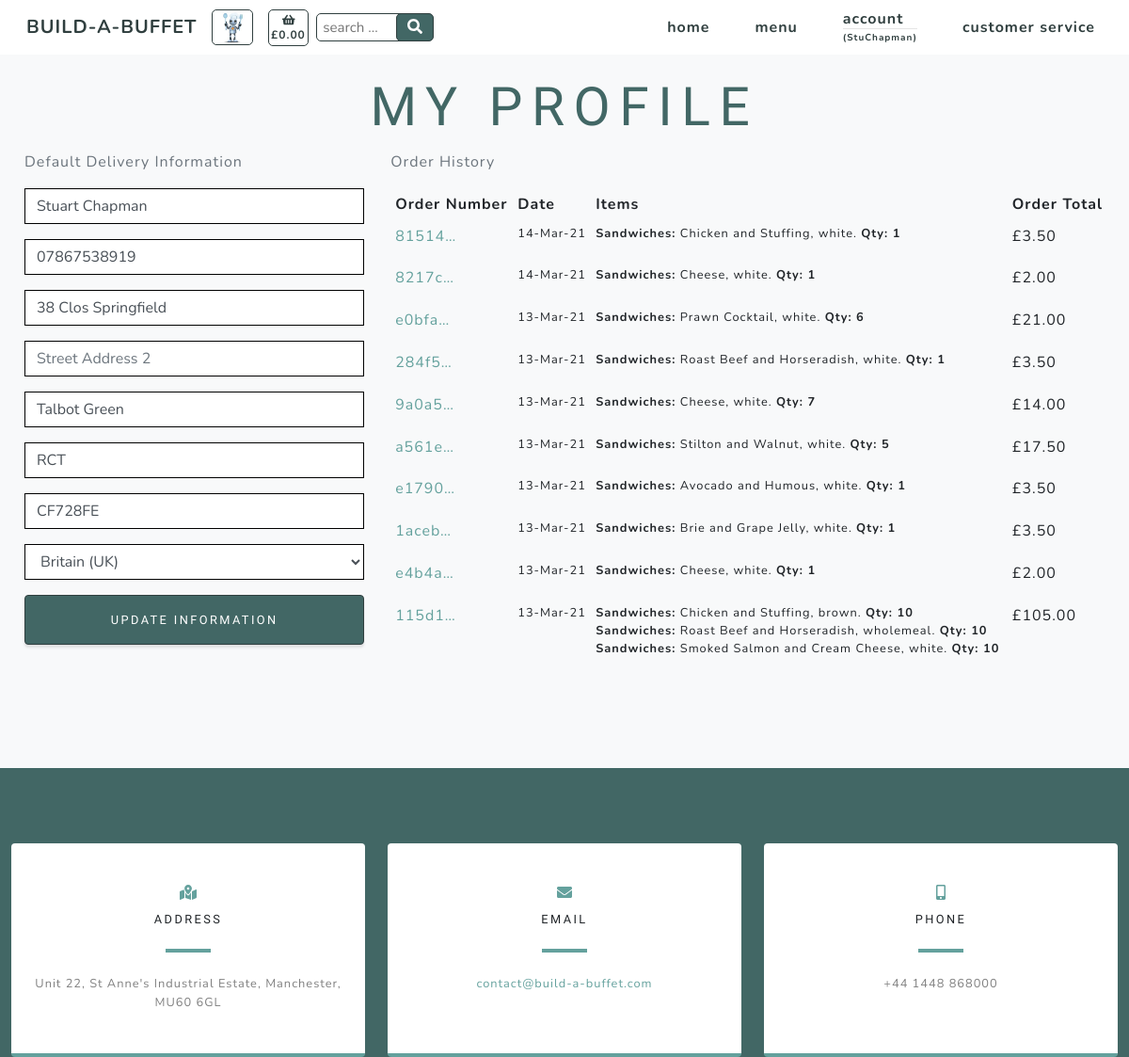
The page /profiles/ (signed in) on the database as committed earlier.
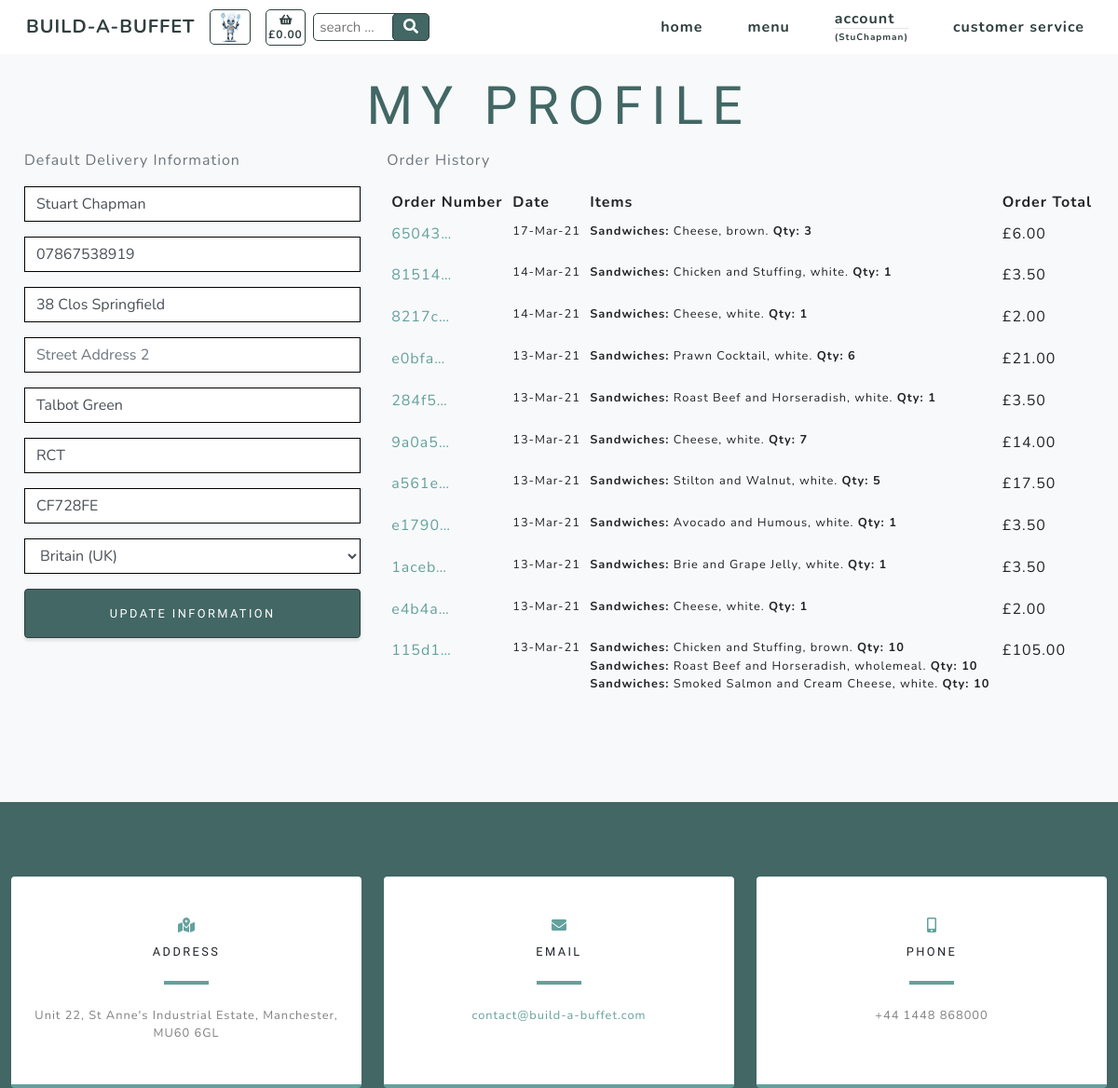
The same page on the database as committed later.
### profiles/models.py (models this page shows)
class UserProfile(models.Model):
    user = models.OneToOneField(User, on_delete=models.CASCADE)
    default_full_name = models.CharField(max_length=20, null=True, blank=True)
    default_phone_number = models.CharField(max_length=20, null=True, blank=True)
    default_street_address1 = models.CharField(max_length=80, null=True, blank=True)
    default_street_address2 = models.CharField(max_length=80, null=True, blank=True)
    default_town_or_city = models.CharField(max_length=40, null=True, blank=True)
    default_county = models.CharField(max_length=80, null=True, blank=True)
    default_postcode = models.CharField(max_length=20, null=True, blank=True)
    default_country = CountryField(blank_label='Country', null=True, blank=True)
    def __str__(self):
        return self.user.username

### checkout/models.py (models this page shows, shortened)
class Order(models.Model):
    customer_name = models.CharField(max_length=50, null=False, blank=False)
    order_number = models.CharField(max_length=32, null=False, editable=False)
    cookie = models.CharField(max_length=32, null=False, editable=False)
    full_name = models.CharField(max_length=50, null=False, blank=False)
    email = models.EmailField(max_length=254, null=False, blank=False)
    phone_number = models.CharField(max_length=20, null=False, blank=False)
    country = CountryField(blank_label='Country *', null=False, blank=False)
    postcode = models.CharField(max_length=20, null=True, blank=True)
    town_or_city = models.CharField(max_length=40, null=False, blank=False)
    street_address1 = models.CharField(max_length=80, null=False, blank=False)
    street_address2 = models.CharField(max_length=80, null=True, blank=True)
    county = models.CharField(max_length=80, null=True, blank=True)
    date = models.DateTimeField(auto_now_add=True)
    delivery_cost = models.DecimalField(max_digits=6, decimal_places=2, null=False, default=0)
    order_total = models.DecimalField(max_digits=10, decimal_places=2, null=False, default=0)
    grand_total = models.DecimalField(max_digits=10, decimal_places=2, null=False, default=0)

class Order_items(models.Model):
    class Meta:
        verbose_name_plural = 'Order_items'
    order_number = models.CharField(max_length=32, null=False, editable=False)
    cookie = models.DecimalField(max_digits=8, decimal_places=0)
    item_number = models.DecimalField(max_digits=9999, decimal_places=0)
    category = models.CharField(max_length=254)
    name = models.CharField(max_length=254)
    servings = models.DecimalField(max_digits=3, decimal_places=0)
    option = models.CharField(max_length=254)
    total_price = models.DecimalField(max_digits=6, decimal_places=2, null=True, blank=True)

### products/models.py (models this page shows, shortened)
class Options(models.Model):
    class Meta:
        verbose_name_plural = 'Options'
    category = models.ForeignKey('Category', null=True, blank=True,
                                 on_delete=models.SET_NULL)
    id_no = models.CharField(max_length=254, null=True)
    option1 = models.CharField(max_length=24)
    option2 = models.CharField(max_length=24)
    option3 = models.CharField(max_length=24)

### profiles/views.py (the view)
# urls.py: path('', views.profile, name='profile'),
@login_required
def profile(request):
    profile = get_object_or_404(UserProfile, user=request.user)
    if request.method == 'POST':
        form = UserProfileForm(request.POST, instance=profile)
        if form.is_valid():
            form.save()
            messages.success(request, 'Profile updated successfully')
        else:
            messages.success(request, 'There was an error updating your profile - please try again')
    else:
        form = UserProfileForm(instance=profile)
    options = Options.objects.all()
    orders = Order.objects.filter(customer_name=profile)
    items = Order_items.objects.none()
    x = -1
    for order in orders:
        x = x + 1
        order_number = Order.objects.filter(customer_name=profile)[x].order_number
        order_items = Order_items.objects.filter(order_number=order_number)
        items = items | order_items
    orders = orders.order_by('-date')
    context = {
        'form': form,
        'orders': orders,
        'items': items,
        'options': options,
        'on_profile_page': True
    }
    return render(request, 'profiles/profile.html', context)

### profiles/templates/profiles/profile.html (shortened to what this page needs)
{% extends "base.html" %}
{% load static %}
{% block content %}
    <section class="products-section bg-light" id="products">
        <div class="container">
            <div class="row justify-content-center no-gutters">
                <div class="col-xl-12">
                    <h1 class="product-text-one mx-auto text-uppercase text-center flex-margin-b text-blue">My Profile</h1>
                </div>
                <div class="row">
                    <div class="px-3 col-12 col-lg-4">
                        <p class="text-muted">Default Delivery Information</p>
                        <form class="mt-3" action="{% url 'profile' %}" method="POST" id="profile-update-form">
                            {{ form|crispy }}
                            <button class="width-100 border-solid masthead-button btn btn-primary js-scroll-trigger float-right">Update Information</button>
                        </form>
                    </div>
                    <div class="col-12 col-lg-8">
                        <p class="text-muted">Order History</p>
                        <div class="order-history table-responsive">
                            <table class="table table-sm table-borderless">
                                <thead>
                                    <tr>
                                        <th>Order Number</th>
                                        <th>Date</th>
                                        <th>Items</th>
                                        <th>Order Total</th>
                                    </tr>
                                </thead>
                                <tbody>
                                    {% for order in orders %}
                                        <tr>
                                            <td>
                                                <a href="{% url 'order_success' order.order_number %}"
                                                title="{{ order.order_number }}">
                                                    {{ order.order_number|truncatechars:6 }}
                                                </a>
                                            </td>
                                            <td class="small">{{ order.date|date:'d-M-y' }}</td>
                                            <td>
                                                <ul class="list-unstyled">
                                                    {% for item in items %}
                                                        {% if item.order_number == order.order_number %}
                                                            <li class="small">
                                                                {% if item.option == "selected-one" %}
                                                                    {% for option in options %}
                                                                        <b>{{ item.category.title }}:</b> {{ item.name }}, {{ option.option1 }}. <b>Qty: {{ item.servings }}</b>
                                                                    {% endfor %}
                                                                {% endif %}
                                                                {% if item.option == "selected-two" %}
                                                                    {% for option in options %}
                                                                        <b>{{ item.category.title }}:</b> {{ item.name }}, {{ option.option2 }}. <b>Qty: {{ item.servings }}</b>
                                                                    {% endfor %}
                                                                {% endif %}
                                                                {% if item.option == "selected-three" %}
                                                                    {% for option in options %}
                                                                        <b>{{ item.category.title }}:</b> {{ item.name }}, {{ option.option3 }}. <b>Qty: {{ item.servings }}</b>
                                                                    {% endfor %}
                                                                {% endif %}
                                                            </li>
                                                        {% endif %}
                                                    {% endfor %}
                                                </ul>
                                            </td>
                                            <td>£{{ order.order_total }}</td>
                                        </tr>
                                    {% endfor %}
                                </tbody>
                            </table>
                        </div>
                    </div>
                </div>
            </div>
        </div>
    </section>
{% include 'includes/contact.html' %}
{% endblock %}

### templates/base.html (shortened to what this page needs)
{% load static %}
<!doctype html>
<html lang="en">
  <head>
    {% block corecss %}
        <link href="{% static 'css/styles.css' %}" rel="stylesheet" />
        <link href="{% static 'css/slider.css' %}" rel="stylesheet" />
    {% endblock %}
  </head>
  <body id="page-top" onload="createCookie()">
        <nav class="navbar navbar-expand-lg navbar-light fixed-top" id="mainNav">
            <div class="container">
                <a class="navbar-brand js-scroll-trigger navbar-brand-vis" href="#page-top">BUILD-A-BUFFET</a>
                <div>
                    <ul class="navbar-nav ml-auto align-vertically">
                        <li class="nav-item"><a class="nav-link js-scroll-trigger bartholemew-menu" href=""><img src="/media/assets/img/bartholemew-sml.jpg" alt="bartholemew" height="36"></a></li>
                    </ul>
                </div>
                <div>
                    <ul class="navbar-nav ml-auto align-vertically">
                        {% if basket_total.total_price__sum != None %}
                            <li class="nav-item"><a class="nav-link js-scroll-trigger text-center text-xs-nav basket" href="{% url 'basket' %}"><i class="fa fa-shopping-basket" aria-hidden="true"></i><br><span class=" text-xs-nav">£{{ basket_total.total_price__sum|floatformat:"2" }}</span></a></li>
                        {% else %}
                            <li class="nav-item"><a class="nav-link js-scroll-trigger text-center text-xs-nav basket" href="{% url 'basket' %}"><i class="fa fa-shopping-basket" aria-hidden="true"></i><br><span class=" text-xs-nav">£0.00</span></a></li>
                        {% endif %}
                    </ul>
                </div>
                <div class="ml-2 mr-auto">
                    <form action="{% url 'search_products' %}" method="GET">
                        <input class="search-input text-blue text-xs" type="text" name="product_search" id="product_search" placeholder=" search ...">
                        <button class="search-button text-center" type="submit">
                                <i class="fas fa-search"></i>
                        </button>
                    </form>
                </div>
                <div class="collapse navbar-collapse" id="navbarResponsive">
                    <ul class="navbar-nav ml-auto">
                        <li class="nav-item my-auto"><a class="nav-link js-scroll-trigger" href="{% url 'home' %}">home</a></li>
                        <li class="nav-item dropdown my-auto">
                            <a class="nav-link js-scroll-trigger" href="#" id="all-menus-link" data-toggle="dropdown" aria-haspopup="true" aria-expanded="false">
                                menu
                            </a>
                        </li>
                        <li class="nav-item dropdown">
                            {% if request.user.is_authenticated %}
                                <a class="nav-link js-scroll-trigger" href="#" id="account-link" data-toggle="dropdown" aria-haspopup="true" aria-expanded="false">
                                    account
                                    <hr class="d-none d-lg-block user-br">
                                    <span class="user-text">
                                    ({{ request.user }})</span>
                                </a>
                            {% else %}
                                <a class="nav-link" href="{% url 'account_login' %}">login</a>
                            {% endif %}
                        </li>
                        <li class="nav-item my-auto"><a class="nav-link js-scroll-trigger" href="{% url 'service' %}">customer service</a></li>
                    </ul>
                </div>
            </div>
        </nav>
    {% block content %}
    {% endblock %}
  </body>
</html>

### templates/includes/contact.html
    <section class="contact-section bg-blue">
        <div class="container">
            <div class="row">
                <div class="col-md-4 mb-3 mb-md-0">
                    <div class="card py-4 h-100">
                        <div class="card-body text-center">
                            <i class="fas fa-map-marked-alt text-primary mb-2"></i>
                            <h4 class="text-uppercase m-0">Address</h4>
                            <hr class="my-4" />
                            <div class="small text-black-50">Unit 22, St Anne's Industrial Estate, Manchester, MU60 6GL</div>
                        </div>
                    </div>
                </div>
                <div class="col-md-4 mb-3 mb-md-0">
                    <div class="card py-4 h-100">
                        <div class="card-body text-center">
                            <i class="fas fa-envelope text-primary mb-2"></i>
                            <h4 class="text-uppercase m-0">Email</h4>
                            <hr class="my-4" />
                            <div class="small text-black-50"><a href="#!">contact@build-a-buffet.com</a></div>
                        </div>
                    </div>
                </div>
                <div class="col-md-4 mb-3 mb-md-0">
                    <div class="card py-4 h-100">
                        <div class="card-body text-center">
                            <i class="fas fa-mobile-alt text-primary mb-2"></i>
                            <h4 class="text-uppercase m-0">Phone</h4>
                            <hr class="my-4" />
                            <div class="small text-black-50">+44 1448 868000</div>
                        </div>
                    </div>
                </div>
            </div>
        </div>
    </section>

Rows that differ between the two databases and show on the page:
added Order: order_number "65043…", date "17-Mar-21", order_total "6.00", Options (option2 "brown")
added Order_items: category "Sandwiches", name "Cheese", servings "3", Options (option2 "brown")
